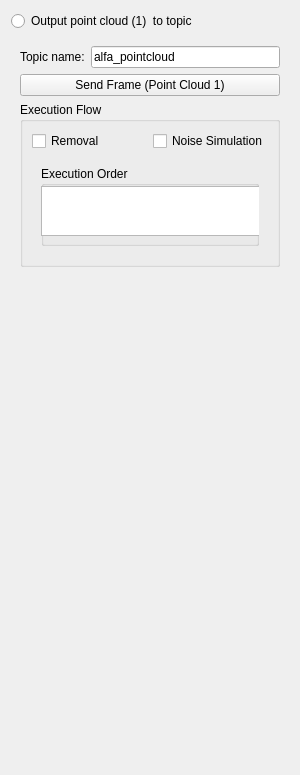
          <widget class="QWidget" name="page_6">
           <property name="geometry">
            <rect>
             <x>0</x>
             <y>0</y>
             <width>300</width>
             <height>775</height>
            </rect>
           </property>
           <attribute name="label">
            <string>Output Configurator</string>
           </attribute>
           <layout class="QVBoxLayout" name="verticalLayout_27">
            <item>
             <widget class="QRadioButton" name="rb_Output">
              <property name="text">
               <string>Output point cloud (1)  to topic</string>
              </property>
             </widget>
            </item>
            <item>
             <widget class="QWidget" name="w_ExecFlow" native="true">
              <layout class="QVBoxLayout" name="verticalLayout_28">
               <item>
                <layout class="QHBoxLayout" name="horizontalLayout_22">
                 <item>
                  <widget class="QLabel" name="label_23">
                   <property name="text">
                    <string>Topic name:</string>
                   </property>
                  </widget>
                 </item>
                 <item>
                  <widget class="QLineEdit" name="le_TopicName">
                   <property name="text">
                    <string>alfa_pointcloud</string>
                   </property>
                  </widget>
                 </item>
                </layout>
               </item>
               <item>
                <widget class="QPushButton" name="pb_SendFrame">
                 <property name="text">
                  <string>Send Frame (Point Cloud 1)</string>
                 </property>
                </widget>
               </item>
               <item>
                <widget class="QGroupBox" name="groupBox_10">
                 <property name="title">
                  <string>Execution Flow</string>
                 </property>
                 <layout class="QVBoxLayout" name="verticalLayout_29">
                  <item>
                   <layout class="QHBoxLayout" name="horizontalLayout_23">
                    <item>
                     <widget class="QCheckBox" name="cb_RemovePoints">
                      <property name="text">
                       <string>Removal</string>
                      </property>
                     </widget>
                    </item>
                    <item>
                     <widget class="QCheckBox" name="cb_InjectNoise">
                      <property name="text">
                       <string>Noise Simulation</string>
                      </property>
                     </widget>
                    </item>
                   </layout>
                  </item>
                  <item>
                   <widget class="QWidget" name="widget_3" native="true">
                    <layout class="QVBoxLayout" name="verticalLayout_30">
                     <item>
                      <widget class="QGroupBox" name="groupBox_11">
                       <property name="minimumSize">
                        <size>
                         <width>0</width>
                         <height>80</height>
                        </size>
                       </property>
                       <property name="title">
                        <string>Execution Order</string>
                       </property>
                       <property name="flat">
                        <bool>false</bool>
                       </property>
                       <property name="checkable">
                        <bool>false</bool>
                       </property>
                       <widget class="QListWidget" name="l_ExecOrder">
                        <property name="geometry">
                         <rect>
                          <x>0</x>
                          <y>20</y>
                          <width>256</width>
                          <height>50</height>
                         </rect>
                        </property>
                        <property name="sizePolicy">
                         <sizepolicy hsizetype="Expanding" vsizetype="Fixed">
                          <horstretch>0</horstretch>
                          <verstretch>0</verstretch>
                         </sizepolicy>
                        </property>
                        <property name="minimumSize">
                         <size>
                          <width>0</width>
                          <height>50</height>
                         </size>
                        </property>
                        <property name="maximumSize">
                         <size>
                          <width>16777215</width>
                          <height>50</height>
                         </size>
                        </property>
                        <property name="dragEnabled">
                         <bool>true</bool>
                        </property>
                        <property name="dragDropMode">
                         <enum>QAbstractItemView::DragDrop</enum>
                        </property>
                        <property name="defaultDropAction">
                         <enum>Qt::MoveAction</enum>
                        </property>
                        <property name="movement">
                         <enum>QListView::Snap</enum>
                        </property>
                        <property name="batchSize">
                         <number>50</number>
                        </property>
                       </widget>
                      </widget>
                     </item>
                    </layout>
                   </widget>
                  </item>
                 </layout>
                </widget>
               </item>
              </layout>
             </widget>
            </item>
            <item>
             <spacer name="verticalSpacer_8">
              <property name="orientation">
               <enum>Qt::Vertical</enum>
              </property>
              <property name="sizeHint" stdset="0">
               <size>
                <width>20</width>
                <height>40</height>
               </size>
              </property>
             </spacer>
            </item>
           </layout>
          </widget>
